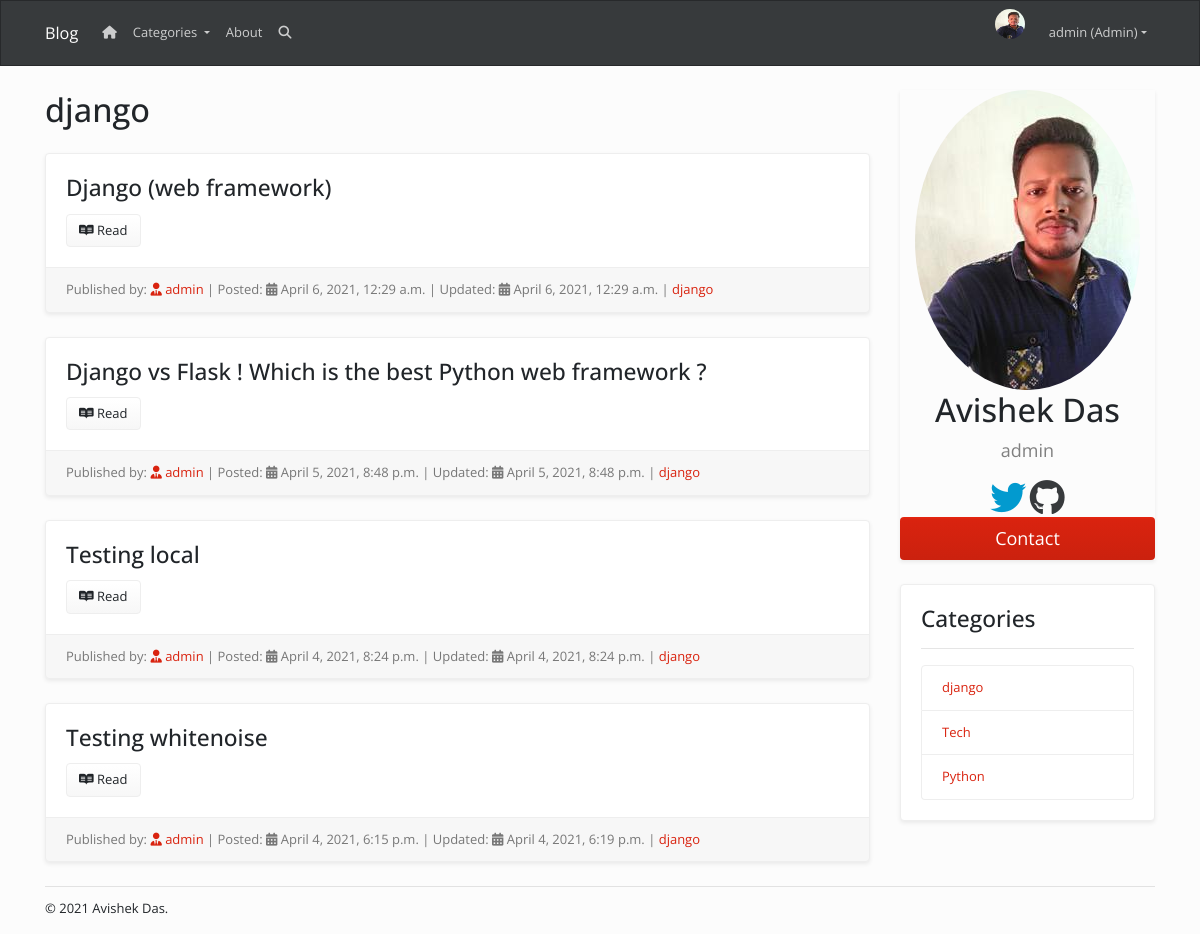
Before: /category/django/ (signed in) with the older database file.
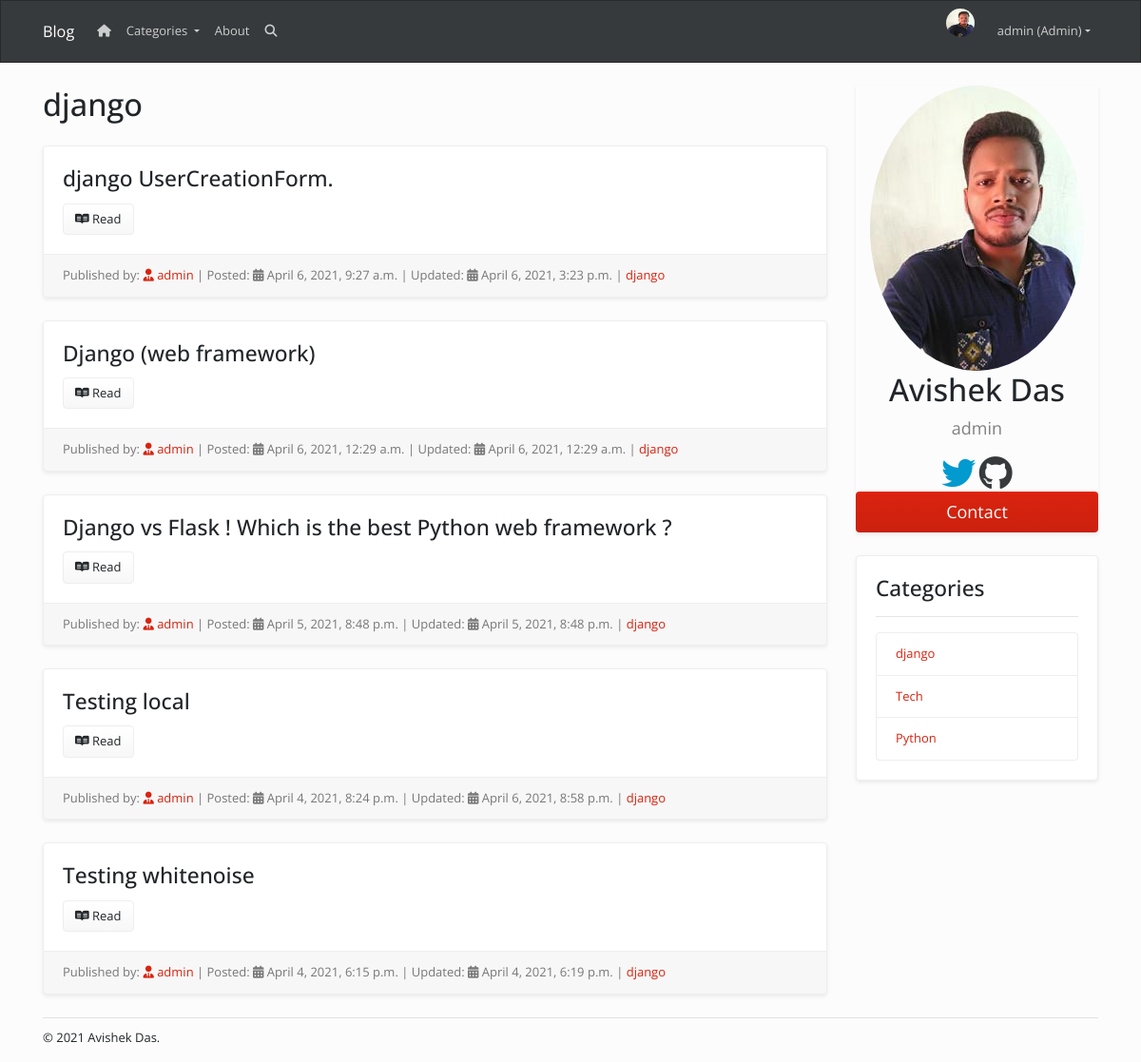
After: the same page with the newer database file.
### accounts/models.py (models this page shows, shortened)
class Profile(models.Model):
    user = models.OneToOneField(
        User, null=True, blank=True, on_delete=models.CASCADE)
    bio=models.TextField(blank=True,null=True)
    twitter_id=models.CharField(max_length=100,blank=True,null=True)
    github_id = models.CharField(max_length=100, blank=True, null=True)
    profile_pic = models.ImageField(default='profile_pic.png',
                                    upload_to=user_directory_path, null=True, blank=True)
    created = models.DateTimeField(auto_now_add=True)
    updated=models.DateTimeField(auto_now=True)

### posts/models.py (models this page shows, shortened)
class Category(models.Model):
    name=models.CharField(max_length=200,db_index=True)
    slug=models.SlugField(max_length=200,unique=True)
    class Meta:
        verbose_name_plural = 'categories'
    def __str__(self):
        return self.name

class Post(models.Model):
    options = (
        ('draft','Draft'),
        ('published','Published')
    )
    category=models.ForeignKey(Category,related_name='product',default=1,on_delete=models.SET_NULL,null=True,blank=True)
    title = models.CharField(max_length=200, blank=True, null=True)
    slug = models.SlugField(max_length=200, unique=True, blank=True, null=True)
    created = models.DateTimeField(auto_now_add=True)
    updated = models.DateTimeField(auto_now=True)
    author = models.ForeignKey(User, on_delete=models.CASCADE, blank=True, null=True)
    content = RichTextUploadingField(blank=True, null=True)
    status=models.CharField(max_length=10,choices=options,default='draft')
    class Meta:
        ordering=['-created']
    def get_absolute_url(self):
        return reverse('posts:post-detail', args=[self.slug])

### posts/views.py (the view)
# urls.py: path('category/<slug:category_slug>/',views.category_list,name='category_list'),
def category_list(request,category_slug):
    category=get_object_or_404(Category,slug=category_slug)
    posts=Post.objects.filter(category=category)
    context={'category':category,'posts':posts,'title':category.name}
    return render(request,'posts/category.html',context)

### accounts/views.py (called while the page is built)
def site_user(request):
	return{
		'user':User.objects.first()
	}

### posts/views.py (called while the page is built)
def categories(request):
    return {
        'categories':Category.objects.all(),
    }

### posts/templates/posts/category.html (shortened to what this page needs)
{% extends 'posts/layout.html' %} {% block content %}
<div class="row">
  <div class="col-md-9">
    <h1 class="my-4">
      {{category}}
    </h1>
    {% for post in posts %}
    <div class="card my-4 shadow-sm">
      <div class="card-body">
        <h3 class="card-title">{{post.title}}</h3>
        <a href="{{post.get_absolute_url}}" class='btn btn-light' ><i class="fab fa-readme"></i>&nbsp;Read</a>
      </div>
      <div class="card-footer text-muted">
        Published by: <a href="#"><i class='fas fa-user-tie'></i>&nbsp;{{post.author}}</a> |
        Posted: <i class='fas fa-calendar-alt'></i>&nbsp;{{post.created}} |
        Updated: <i class='fas fa-calendar-alt'></i>&nbsp;{{post.updated}} |
        <a href="{% url 'posts:category_list' category.slug %}">{{post.category}}</a>
      </div>
    </div>
    {% endfor%}
  </div>
  {% include 'posts/sidebar.html' %}
</div>
{% endblock %}

### posts/templates/posts/layout.html (shortened to what this page needs)
{% load static %}
{% load humanize %}
<!DOCTYPE html>
<html lang="en">
  <head>
    <link rel="stylesheet" href="{% static 'css/bootstrap.min.css' %}" />
    <link rel="stylesheet" href="{% static 'css/style.css' %}" />
  </head>
  <body>
    {% include 'posts/navbar.html' %}
    <div class="container">
      <main>
      {% block content %}
      {% endblock %}
      </main>
      </div>
      {% include 'posts/footer.html' %}
  </body>
</html>

### posts/templates/posts/navbar.html (shortened to what this page needs)
<nav class="navbar navbar-expand-lg navbar-dark bg-dark">
  <div class="container">
    <a class="navbar-brand" href="{% url 'posts:all-posts' %}">Blog</a>
    <div class="collapse navbar-collapse" id="navbarResponsive">
      <ul class="navbar-nav mr-auto">
        <li class="nav-item">
          <a class="nav-link" href="{% url 'posts:all-posts' %}"
            ><i class='fas fa-home'></i>
          </a>
        </li>
        <li class="nav-item dropdown">
        <a class="nav-link dropdown-toggle" href="#" id="navbarDropdown" role="button" data-toggle="dropdown" aria-haspopup="true" aria-expanded="false">
          Categories
        </a>
      </li>
        <li class="nav-item">
          <a class="nav-link" href="{% url 'posts:about' %}">About</a>
        </li>
        <li class="nav-item">
          <a class="nav-link" href="#"><i class="fas fa-search"></i></a>
        </li>
      </ul>
      <ul class="navbar-nav ml-auto">
        {% if request.user.is_authenticated %}
        <li class="nav-item">
          <img
            class="d-flex mr-3 rounded-circle"
            src="{{user.profile.profile_pic.url}}"
            alt="profile pic"
            id="profile-pic"
          />
        </li>
        <li class="nav-item dropdown">
          {% if request.user.is_superuser %}
          <a
            class="nav-link dropdown-toggle"
            data-toggle="dropdown"
            href="#"
            role="button"
            aria-haspopup="true"
            aria-expanded="false"
          >
            {{request.user}} (Admin)</a
          >
          {% endif %}
        </li>
        {% else %}
        <li class="nav-item">
          <a class="nav-link" href="{% url 'login' %}">Login</a>
        </li>
      </ul>
      {% endif %}
    </div>
  </div>
</nav>

### posts/templates/posts/sidebar.html (shortened to what this page needs)
<div class="col-md-3">
  <div class="profile-card shadow-sm my-4">
    <img
      src="{{user.profile.profile_pic.url}}"
      alt="author"
      style="height: 50%; border-radius: 50%"
    />
    <h1>{{user.first_name}} {{user.last_name}}</h1>
    <p class="title">{{user.username}}</p>
    <a
      href="https://twitter.com/{{user.profile.twitter_id}}"
      target="_blank"
      ><i class="fa fa-twitter text-info" style="font-size: 36px"></i
    ></a>
    <a
      href="https://github.com/{{user.profile.github_id}}"
      target="_blank"
      ><i class="fa fa-github text-dark" style="font-size: 36px"></i
    ></a>
    <p><button class="btn btn-primary button">Contact</button></p>
  </div>
  <div class="card my-4 shadow-sm">
    <div class="card-body">
      <h3>Categories</h3>
      <hr />
      <ul class="list-group">
        {% for category in categories %}
        <li
          class="list-group-item d-flex justify-content-between align-items-center"
        >
          <a href="{% url 'posts:category_list' category.slug %}"
            >{{category.name}}</a
          >
        </li>
        {% endfor %}
      </ul>
    </div>
  </div>
</div>

### posts/templates/posts/footer.html
<div class="container">
  <hr style="margin: 0 0 1% 0" />
  <footer class="footer">
    <p>&copy; 2021 Avishek Das.</p>
  </footer>
</div>

### static/css/style.css (style rules this page uses)
#profile-pic { width: 30px; height: 30px; }
.card-body { padding: 20px; }
main { min-height: 85vh; }
.profile-card { box-shadow: 0 4px 8px 0 rgba(0, 0, 0, 0.2); max-width: 300px; margin: auto; text-align: center; }
.title { color: grey; font-size: 18px; }
.button { border: none; outline: 0; display: inline-block; padding: 8px; color: white; background-color: #000; text-align: center; cursor: pointer; width: 100%; font-size: 18px; }

Changed rows visible on the page:
added Post: title "django UserCreationForm.", author "admin", created "April 6, 2021, 9:27 a.m.", updated "April 6, 2021, 3:23 p.m.", category "django"
changed Post "Testing local": updated "April 4, 2021, 8:24 p.m." → "April 6, 2021, 8:58 p.m."
